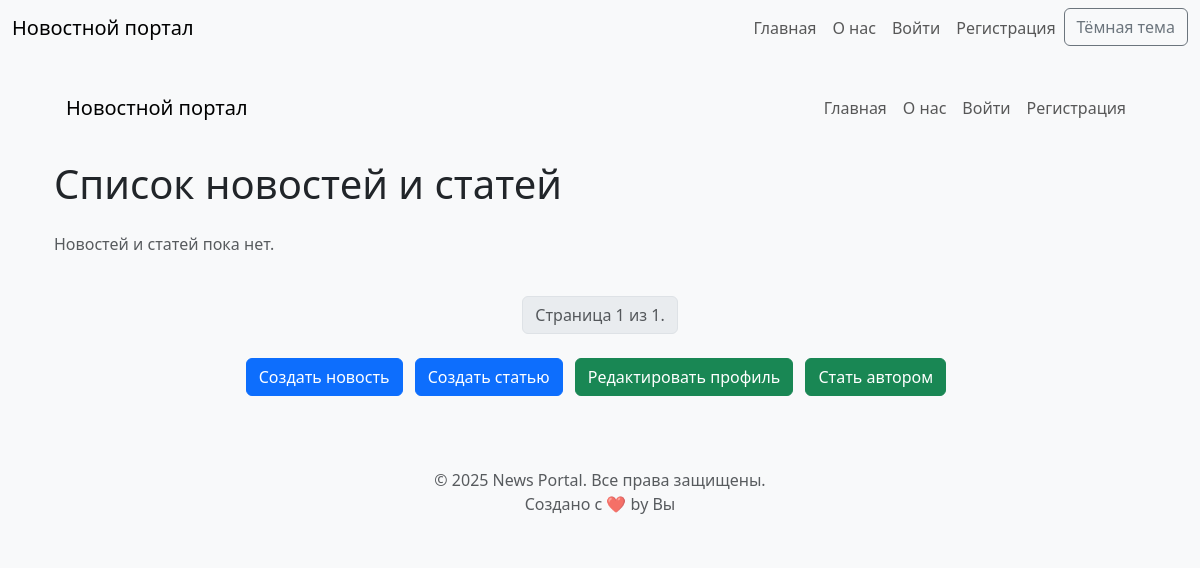
Before: /news/ with the older database file.
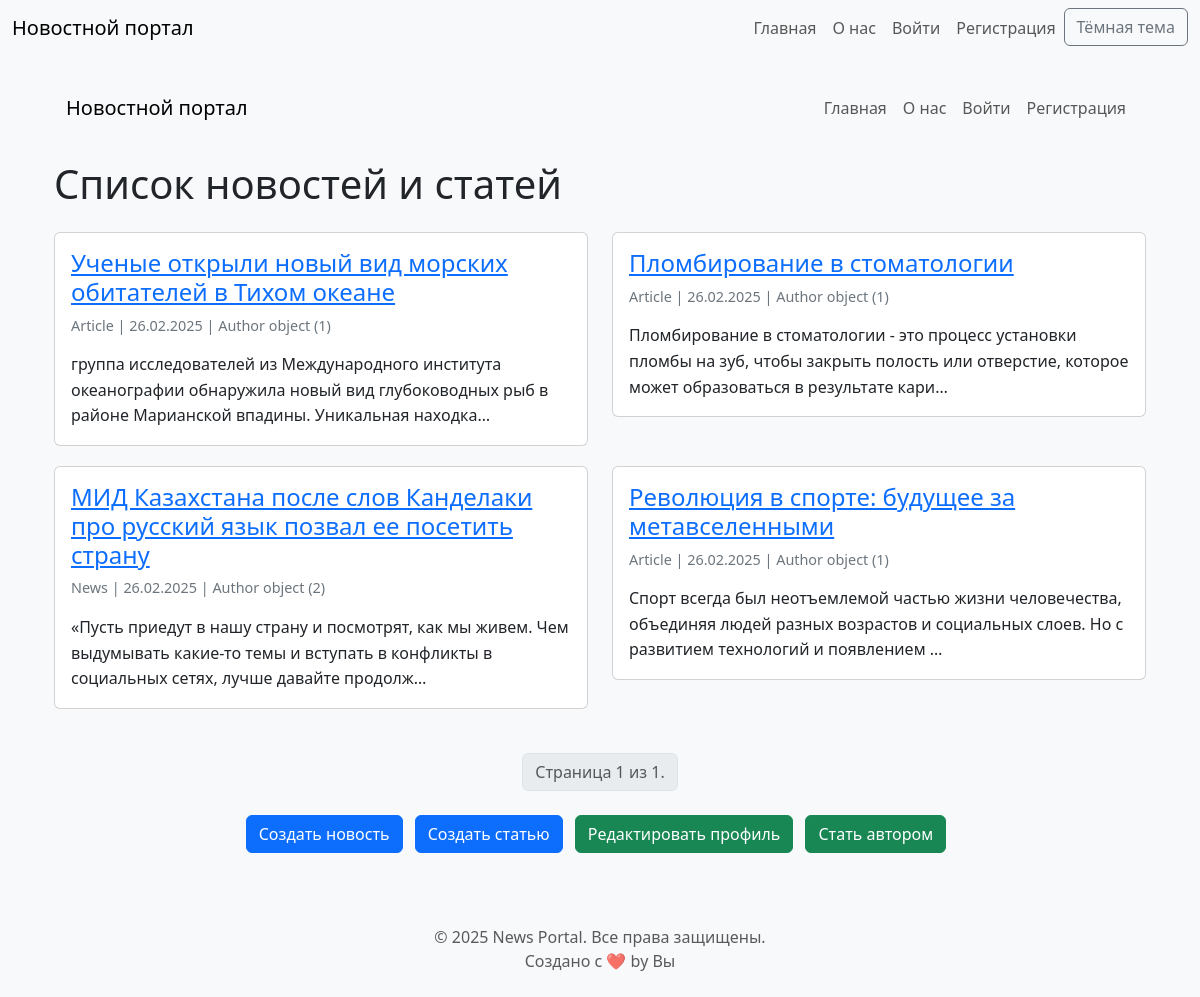
After: the same page with the newer database file.
### news/models.py (models this page shows, shortened)
class News(models.Model):
    TYPE_CHOICES = [
        ('news', 'Новость'),
        ('article', 'Статья'),
    ]
    title = models.CharField(max_length=200, verbose_name='Заголовок')
    content = models.TextField(verbose_name='Содержание')
    published_date = models.DateTimeField(auto_now_add=True, verbose_name='Дата публикации')
    author = models.ForeignKey(Author, on_delete=models.CASCADE, null=True, blank=True, verbose_name='Автор')  # Изменено на ForeignKey
    type = models.CharField(max_length=10, choices=TYPE_CHOICES, default='news', verbose_name='Тип')
    rating = models.SmallIntegerField(default=0)  # Добавлено из Post
    categories = models.ManyToManyField(Category, through='NewsCategory', blank=True)  # Добавлено из Post
    class Meta:
        ordering = ['-published_date']
        verbose_name = 'Новость/Статья'
        verbose_name_plural = 'Новости/Статьи'

class Author(models.Model):
    authorUser = models.OneToOneField(User, on_delete=models.CASCADE)
    ratingAuthor = models.SmallIntegerField(default=0)

### news/views.py (the view)
# urls.py: path('', views.news_list, name='news_list'),
def news_list(request):
    news_list = News.objects.all().order_by('-published_date')
    paginator = Paginator(news_list, 10)
    page_number = request.GET.get('page')
    page_obj = paginator.get_page(page_number)
    return render(request, 'news_list.html', {'page_obj': page_obj})

### news/templatetags/custom_filters.py (called while the page is built)
@register.filter(name='censor')
def censor(value):
    unwanted_words = ['редиска', 'плохое слово', 'еще слово']  # Список нежелательных слов
    for word in unwanted_words:
        value = value.replace(word, '*' * len(word))
    return value

### news/templates/news_list.html (shortened to what this page needs)
{% extends 'base.html' %}
{% load custom_filters %}
{% block content %}
<div class="container">
    <nav class="navbar navbar-expand-lg navbar-light bg-light mb-4">
        <div class="container-fluid">
            <a class="navbar-brand" href="{% url 'news:news_list' %}">Новостной портал</a>
            <div class="collapse navbar-collapse" id="navbarNav">
                <ul class="navbar-nav ms-auto">
                    <li class="nav-item">
                        <a class="nav-link" href="{% url 'news:news_list' %}">Главная</a>
                    </li>
                    <li class="nav-item">
                        <a class="nav-link" href="{% url 'news:about' %}">О нас</a>
                    </li>
                    {% if user.is_authenticated %}
                        <li class="nav-item">
                            <a class="nav-link" href="{% url 'news:profile_edit' %}">Профиль</a>
                        </li>
                        <li class="nav-item">
                            <a class="nav-link" href="{% url 'account_logout' %}">Выйти</a>
                        </li>
                    {% else %}
                        <li class="nav-item">
                            <a class="nav-link" href="{% url 'account_login' %}">Войти</a>
                        </li>
                        <li class="nav-item">
                            <a class="nav-link" href="{% url 'account_signup' %}">Регистрация</a>
                        </li>
                    {% endif %}
                </ul>
            </div>
        </div>
    </nav>
    <h1 class="mb-4">Список новостей и статей</h1>
    <div class="row">
        {% for item in page_obj %}
        <div class="col-md-6">
            <div class="card news-card">
                <div class="card-body">
                    <h5 class="card-title news-title">
                        <a href="{% url 'news:news_detail' item.pk %}">{{ item.title|censor }}</a>
                    </h5>
                    <p class="card-text news-meta">
                        {{ item.type|title }} | {{ item.published_date|date:"d.m.Y" }} | {{ item.author|default:"Без автора" }}
                    </p>
                    <p class="card-text news-content">{{ item.content|truncatechars:150|censor }}</p>
                </div>
            </div>
        </div>
        {% empty %}
        <div class="col-12">
            <p class="text-muted">Новостей и статей пока нет.</p>
        </div>
        {% endfor %}
    </div>
    <nav aria-label="Page navigation" class="mt-4">
        <ul class="pagination justify-content-center">
            <li class="page-item disabled">
                <span class="page-link">
                    Страница {{ page_obj.number }} из {{ page_obj.paginator.num_pages }}.
                </span>
            </li>
        </ul>
    </nav>
    <div class="mt-4 text-center">
        <a href="{% url 'news:news_create' %}" class="btn btn-primary me-2">Создать новость</a>
        <a href="{% url 'news:article_create' %}" class="btn btn-primary me-2">Создать статью</a>
        <a href="{% url 'news:profile_edit' %}" class="btn btn-success me-2">Редактировать профиль</a>
        <a href="{% url 'news:become_author' %}" class="btn btn-success me-2">Стать автором</a>
    </div>
</div>
{% endblock %}

### templates/base.html (shortened to what this page needs)
{% load static %}
<!DOCTYPE html>
<html>
<head>
    <link href="https://cdn.jsdelivr.net/npm/bootstrap@5.3.0/dist/css/bootstrap.min.css" rel="stylesheet">
    <link href="{% static 'css/styles.css' %}" rel="stylesheet">
</head>
<body class="light-mode">
    <nav class="navbar navbar-expand-lg mb-4" id="mainNav">
        <div class="container-fluid">
            <a class="navbar-brand" href="{% url 'news:news_list' %}">Новостной портал</a>
            <div class="collapse navbar-collapse" id="navbarNav">
                <ul class="navbar-nav ms-auto">
                    <li class="nav-item">
                        <a class="nav-link" href="{% url 'news:news_list' %}">Главная</a>
                    </li>
                    <li class="nav-item">
                        <a class="nav-link" href="{% url 'news:about' %}">О нас</a>
                    </li>
                    {% if user.is_authenticated %}
                        <li class="nav-item">
                            <a class="nav-link" href="{% url 'news:profile_edit' %}">Профиль</a>
                        </li>
                        <li class="nav-item">
                            <a class="nav-link" href="{% url 'account_logout' %}">Выйти</a>
                        </li>
                    {% else %}
                        <li class="nav-item">
                            <a class="nav-link" href="{% url 'account_login' %}">Войти</a>
                        </li>
                        <li class="nav-item">
                            <a class="nav-link" href="{% url 'account_signup' %}">Регистрация</a>
                        </li>
                    {% endif %}
                    <li class="nav-item">
                        <button class="btn btn-outline-secondary" id="theme-toggle">Тёмная тема</button>
                    </li>
                </ul>
            </div>
        </div>
    </nav>
    <div class="container mt-4">
        {% block content %}{% endblock %}
    </div>
    <footer class="bg-light py-4 mt-5">
        <div class="container text-center">
            <p class="text-muted mb-0">&copy; 2025 News Portal. Все права защищены.</p>
            <p class="text-muted mb-0">Создано с ❤️ by Вы</p>
        </div>
    </footer>
</body>
</html>

### static/css/styles.css (style rules this page uses)
.light-mode { background-color: #f8f9fa; color: #212529; }
.light-mode .news-card { background-color: #fff; transition: transform 0.2s; margin-bottom: 20px; }
.light-mode .news-title { font-size: 1.5rem; color: #007bff; }
.light-mode .news-meta { color: #6c757d; font-size: 0.9rem; }
.light-mode .news-content { font-size: 1rem; line-height: 1.6; }
.news-card { opacity: 0; animation: fadeIn 0.5s ease-in forwards; }
.news-card:nth-child(1) { animation-delay: 0.1s; }
html { scroll-behavior: smooth; }

Changed rows visible on the page:
added News: title|censor "Ученые открыли новый вид морских обитателей в Тихом океане", type "Article", published_date "26.02.2025", author "Author object (1)", content|censor "группа исследователей из Международного института океанографии обнаружила новый вид глубоководных рыб в районе Марианской впадины. Уникальная находка…"
added News: title|censor "Пломбирование в стоматологии", type "Article", published_date "26.02.2025", author "Author object (1)", content|censor "Пломбирование в стоматологии - это процесс установки пломбы на зуб, чтобы закрыть полость или отверстие, которое может образоваться в результате кари…"
added News: title|censor "МИД Казахстана после слов Канделаки про русский язык позвал ее посетить страну", type "News", published_date "26.02.2025", author "Author object (2)", content|censor "«Пусть приедут в нашу страну и посмотрят, как мы живем. Чем выдумывать какие-то темы и вступать в конфликты в социальных сетях, лучше давайте продолж…"
added News: title|censor "Революция в спорте: будущее за метавселенными", type "Article", published_date "26.02.2025", author "Author object (1)", content|censor "Спорт всегда был неотъемлемой частью жизни человечества, объединяя людей разных возрастов и социальных слоев. Но с развитием технологий и появлением …"
Other visible differences:
text no longer shown: "Новостей и статей пока нет."
